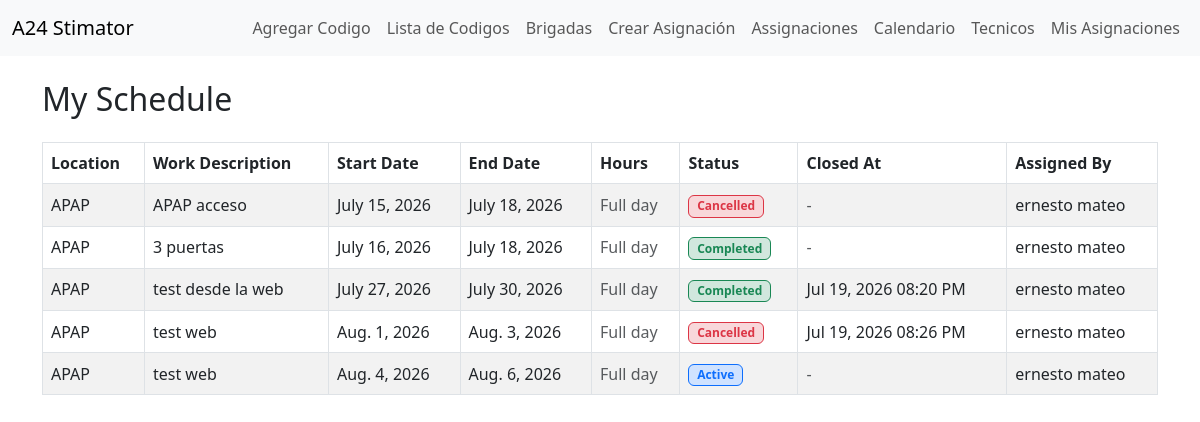
Page /work-tracking/my-schedule/ (signed in) on the earlier database version.
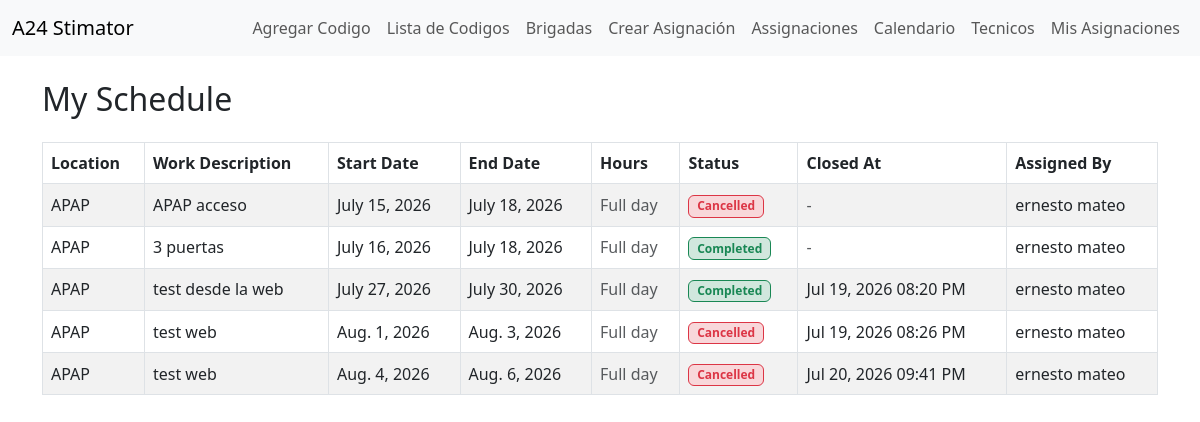
Same page on the later database version.
### work_tracking/models.py (models this page shows, shortened)
class TechnicianAssigment(models.Model):
    STATUS_ACTIVE = 'active'
    STATUS_CANCELLED = 'cancelled'
    STATUS_COMPLETED = 'completed'
    STATUS_CHOICES = [
        (STATUS_ACTIVE, 'Active'),
        (STATUS_CANCELLED, 'Cancelled'),
        (STATUS_COMPLETED, 'Completed'),
    ]
    workers = models.ManyToManyField(User, through='AssignmentMember', related_name='work_assignments')
    assigned_by = models.ForeignKey(User, on_delete=models.PROTECT, related_name='created_technician_assigments')
    location = models.CharField(max_length=255)
    work_description = models.TextField(blank=True, null=True)
    start_date = models.DateField()
    end_date = models.DateField()
    start_time = models.TimeField(null=True, blank=True)
    end_time = models.TimeField(null=True, blank=True)
    status = models.CharField(max_length=20, choices=STATUS_CHOICES, default=STATUS_ACTIVE)
    created_at = models.DateTimeField(auto_now_add=True)
    completion_notes = models.TextField(blank=True)
    cancel_reason = models.TextField(blank=True)
    completed_at = models.DateTimeField(null=True,blank=True)
    cancelled_at = models.DateTimeField(null=True,blank=True)

### work_tracking/views.py (the view)
# urls.py: path("my-schedule/", views.my_schedule_view, name="my_schedule"),
@login_required(login_url='login')
def my_schedule_view(request):
    assignments = TechnicianAssigment.objects.filter(workers = request.user).prefetch_related("workers", "workers__profile",).select_related("assigned_by",).order_by("start_date", "end_date")
    return render(request, 'work_tracking/my_schedule.html', {'assignments': assignments})

### work_tracking/templates/work_tracking/my_schedule.html (shortened to what this page needs)
{% extends 'html/layout.html' %}
{% block content %}
<h2 class="mb-4">My Schedule</h2>
{% if assignments %}
    <div class="table-responsive">
        <table class="table table-striped table-bordered align-middle">
            <thead>
                <tr>
                    <th>Location</th>
                    <th>Work Description</th>
                    <th>Start Date</th>
                    <th>End Date</th>
                    <th>Hours</th>
                    <th>Status</th>
                    <th>Closed At</th>
                    <th>Assigned By</th>
                </tr>
            </thead>
            <tbody>
                {% for assignment in assignments %}
                    <tr>
                        <td>{{ assignment.location }}</td>
                        <td>{{ assignment.work_description|default:"-" }}</td>
                        <td>{{ assignment.start_date }}</td>
                        <td>{{ assignment.end_date }}</td>
                        <td>
                            {% if assignment.start_time and assignment.end_time %}
                                {{ assignment.start_time|time:"g:i A" }} - {{ assignment.end_time|time:"g:i A" }}
                            {% else %}
                                <span class="text-muted">Full day</span>
                            {% endif %}
                        </td>
                       <td>
                            {% if assignment.status == "completed" %}
                                <span class="badge bg-success-subtle text-success border border-success">
                                    {{ assignment.get_status_display }}
                                </span>
                            {% elif assignment.status == "cancelled" %}
                                <span class="badge bg-danger-subtle text-danger border border-danger">
                                    {{ assignment.get_status_display }}
                                </span>
                            {% else %}
                                <span class="badge bg-primary-subtle text-primary border border-primary">
                                    {{ assignment.get_status_display }}
                                </span>
                            {% endif %}
                        </td>
                        <td>
                            {% if assignment.status == "completed" and assignment.completed_at %}
                                {{ assignment.completed_at|date:"M d, Y h:i A" }}
                            {% elif assignment.status == "cancelled" and assignment.cancelled_at %}
                                {{ assignment.cancelled_at|date:"M d, Y h:i A" }}
                            {% else %}
                                <span class="text-muted">-</span>
                            {% endif %}
                        </td>
                        <td>{{ assignment.assigned_by.get_full_name|default:assignment.assigned_by.username }}</td>
                    </tr>
                {% endfor %}
            </tbody>
        </table>
    </div>
{% else %}
    <div class="alert alert-info">
        You do not have any assignments yet.
    </div>
{% endif %}
{% endblock %}

Differences in the rows shown:
changed TechnicianAssigment: cancelled_at (not shown) → "Jul 20, 2026 09:41 PM"; status "Active" → "Cancelled"
